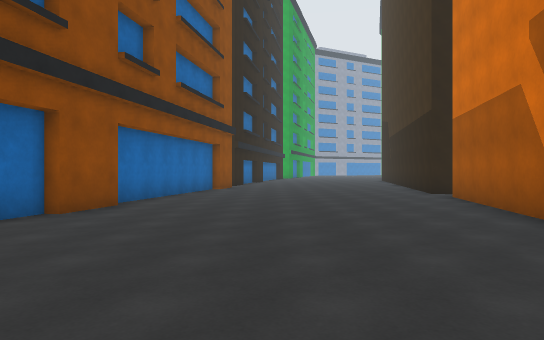
[1] (above)

17 first-person views from a walk through a Unity game level. The camera is 1.5 m above the floor, looks level and sees 75° across. The floor is counted in squares, 2 m on a side. Each view is taken from the middle of a square. On the plan, view 1 faces up. The plan holds only what a view shows up to about 11 squares ahead; the rest is blank. The place goes on beyond the plan.

[2]
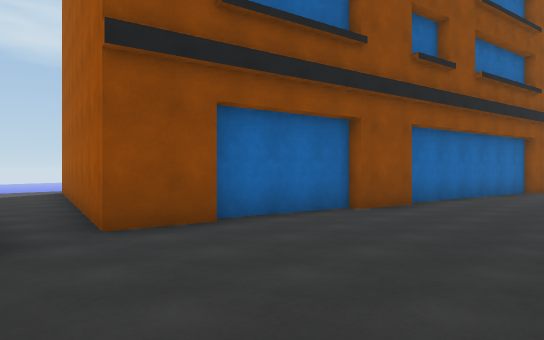

[3]
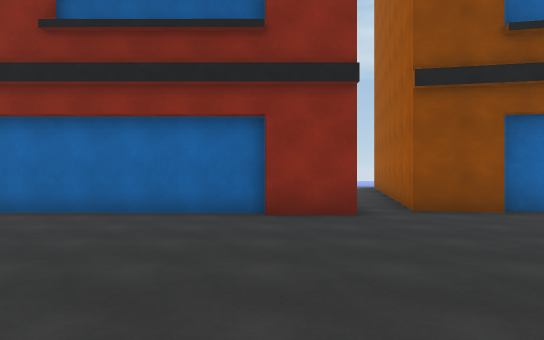

[4]
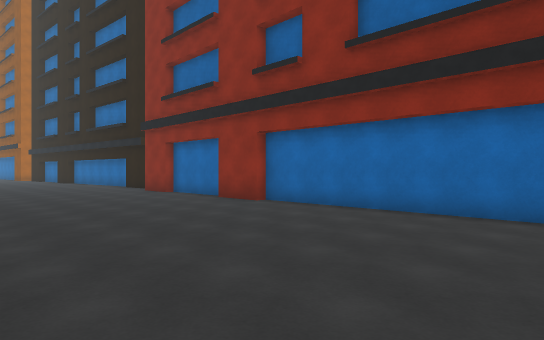

[5]
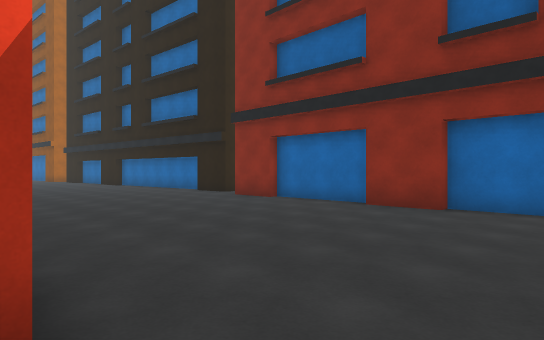

[6]
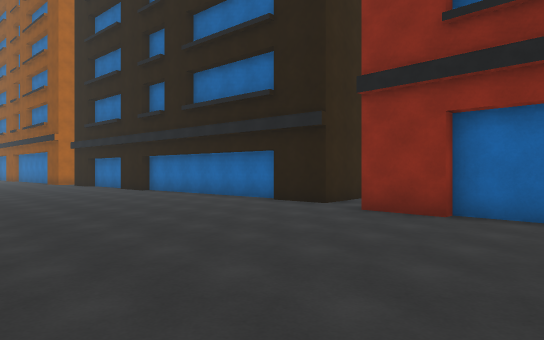

[7]
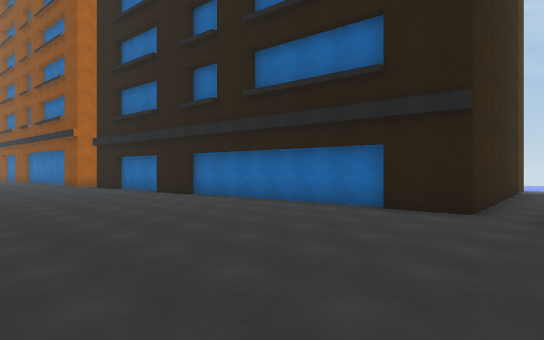

[8]
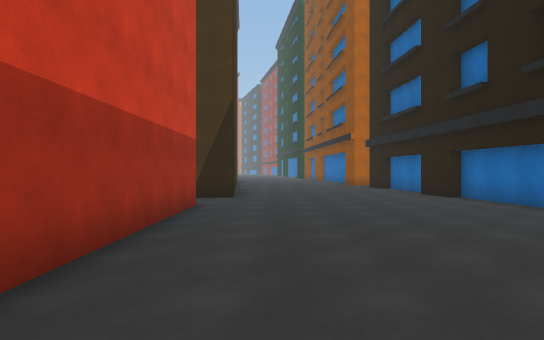

[9]
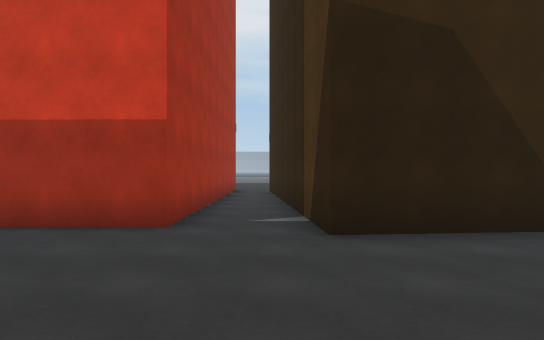

[10]
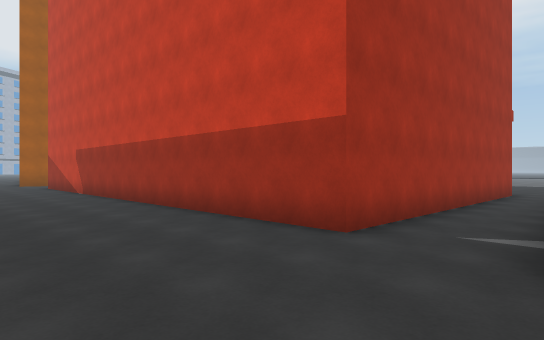

[11]
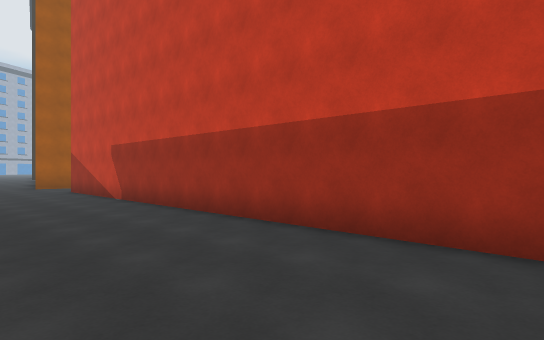

[12]
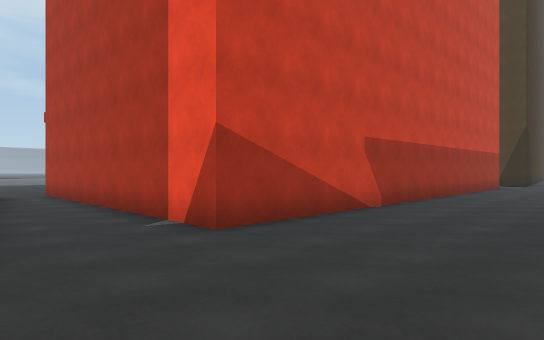

[13]
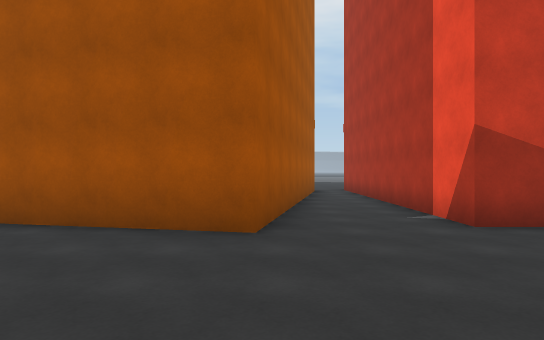

[14]
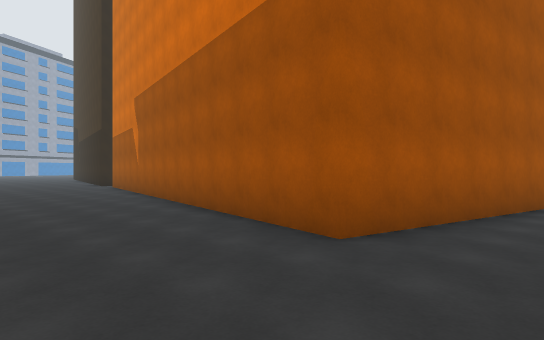

[15]
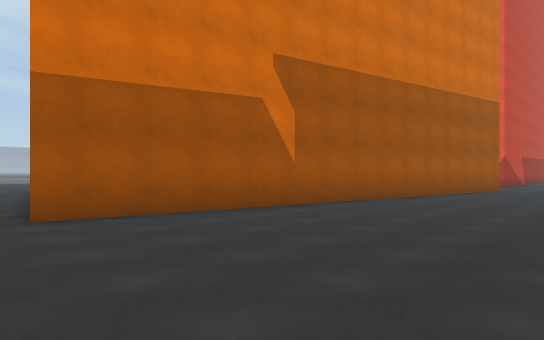

[16]
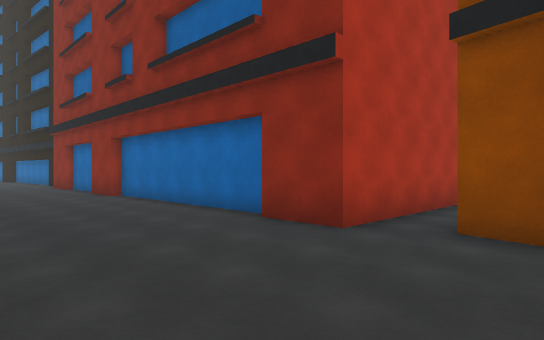

[17]
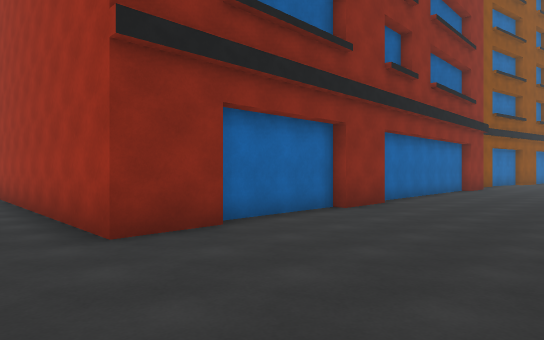

### Floor plan
Points are (right, up) in squares from view 1. A wall is a line through its corners. A room is listed if a view was taken in it or the views show most of it. See-through windows are left out.
Room 1 (views 1, 2, 3, 4, 5, 6, 7, 8, 9, 10, 11, 12, 13, 14, 15, 16, 17)
walls: (-4.2, -1.1) (-4.2, -7.4) (-3.9, -7.4) (-3.9, -9) (-4.2, -9) (-4.2, -12) (-3.9, -12) (-3.9, -13.5) (-8.5, -13.5); (7.8, -5) (2.2, -3.8) (5, 9.9); (-4.2, 3.1) (-4.5, 1.6) (-8.4, 2.4); (-8.3, 0.4) (-3.9, 0.4) (-3.9, -1.1); (-4.7, -16.5) (-4.2, -22.7); (-8.5, -15.1) (-4.5, -14.8) (-4.4, -16.3); (-3.9, 6.1) (-4.5, 3.2); (-3.3, 7.6) (-3.6, 6); (7.5, -20.7) (2.6, -20.6) (2.7, -6.7) (7.5, -6.7); (-3.9, -22.5) (-3.7, -24); (-2.8, 11.5) (-3.5, 8.1); (2.2, -24.5) (2.1, -22.7) (7.7, -22.2)
ways out: opening at (8, -21); opening at (8, -6)

Positions as (right, up) in squares from view 1, and headings:
1: (0, 0), facing up
2: (0, 0), facing up-left
3: (2, -1), facing left
4: (2, -1), facing down-left
5: (3, -5), facing down-left
6: (2, -10), facing down-left
7: (2, -13), facing down-left
8: (1, -13), facing down
9: (-2, -22), facing right
10: (-1, -23), facing up-right
11: (-1, -20), facing up-right
12: (-1, -4), facing down-right
13: (-2, -4), facing right
14: (-1, -6), facing up-right
15: (-1, 11), facing down-right
16: (0, 3), facing down-left
17: (0, -15), facing up-left
